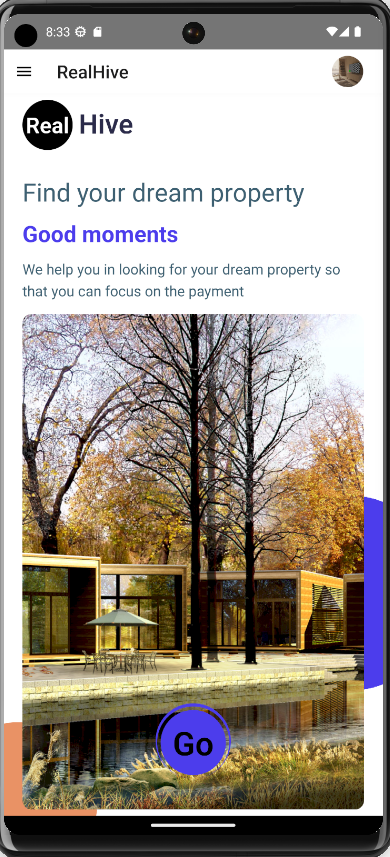
#> input picture ImageManipulation/mobile-app/1.png, 390 x 857 px; its folder holds 4 pictures in this run
$ python resize.py   (older library calls are emulated)
#> lines starting #> are read from the running program, lines starting #| are printed output that depends on the picture
from PIL import Image

# Open the original image
for i in range(1,10):
    print(i)
    with Image.open(f'{i}.png') as img:
        # Resize the image to 1200px by 148px using the ANTIALIAS filter
#> img is the input picture: PIL image 390x857 RGBA; mean R, G, B, A 163.4, 155.3, 146.4, 255
        resized_img = img.resize((1000, 2200), resample=Image.LANCZOS)
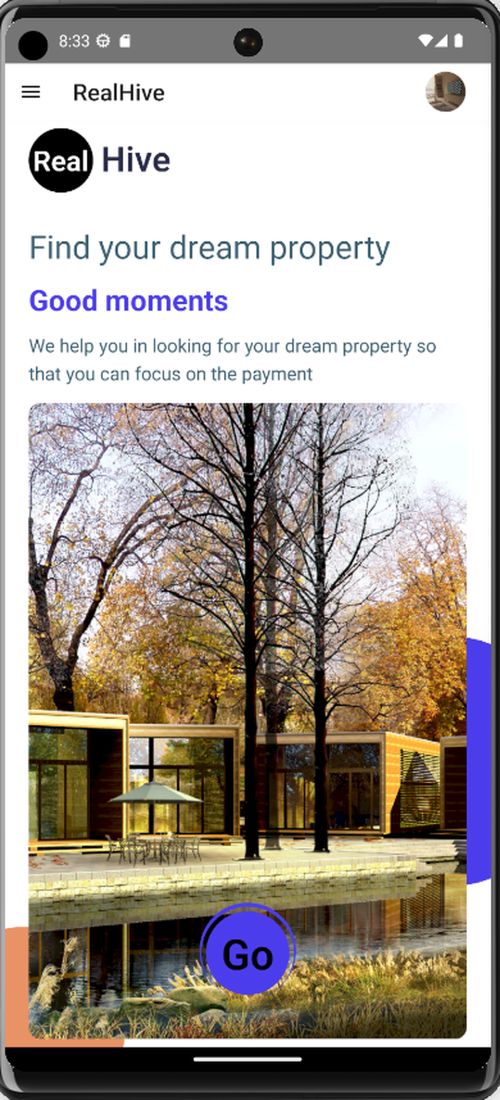
#> resized_img: PIL image 1000x2200 RGBA (shown at 1/2 size); mean R, G, B, A 163.3, 155.2, 146.4, 255
        # Save the resized image
        resized_img.save(f'resized_{i}.png')
#> pass 2 of the loop `for i in range(1,10):`:
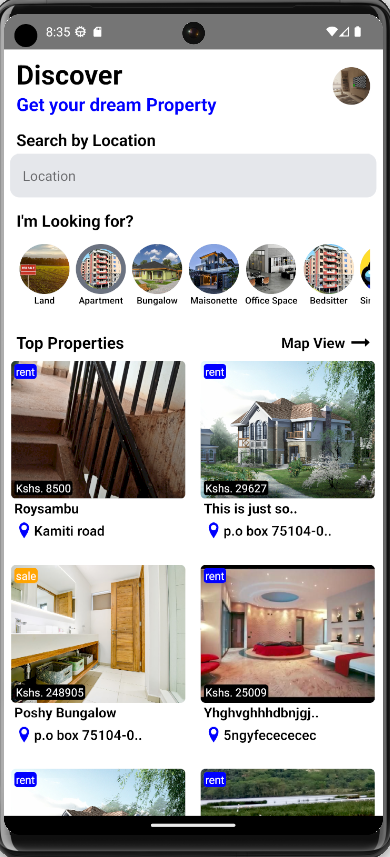
#> input picture ImageManipulation/mobile-app/2.png, 390 x 857 px
#> img is the input picture: PIL image 390x857 RGBA; mean R, G, B, A 179.8, 177.3, 174.9, 255
#> `resized_img = img.resize((1000, 2200), resample=Image.LANCZOS)`:
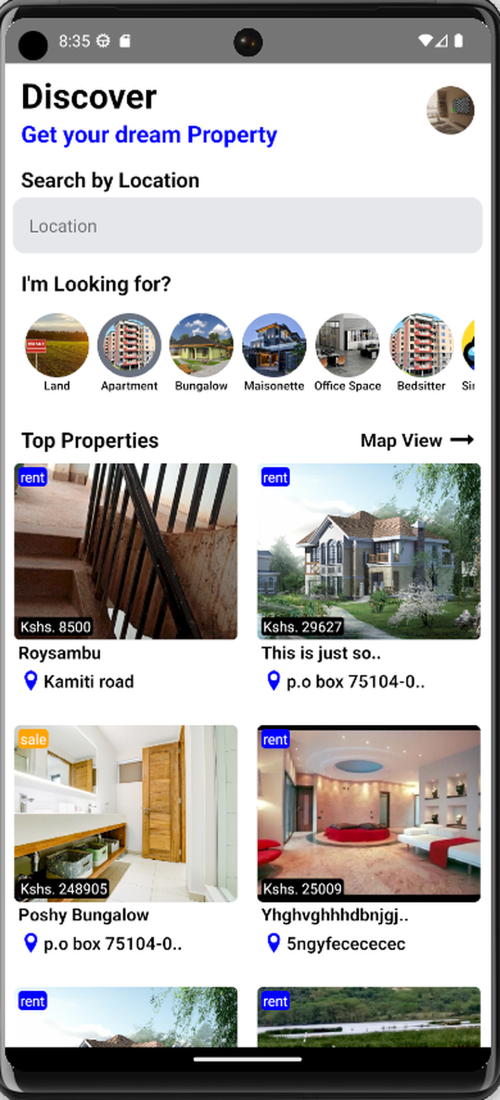
#> resized_img: PIL image 1000x2200 RGBA (shown at 1/2 size); mean R, G, B, A 179.7, 177.2, 174.8, 255
#> pass 3 of the loop `for i in range(1,10):`:
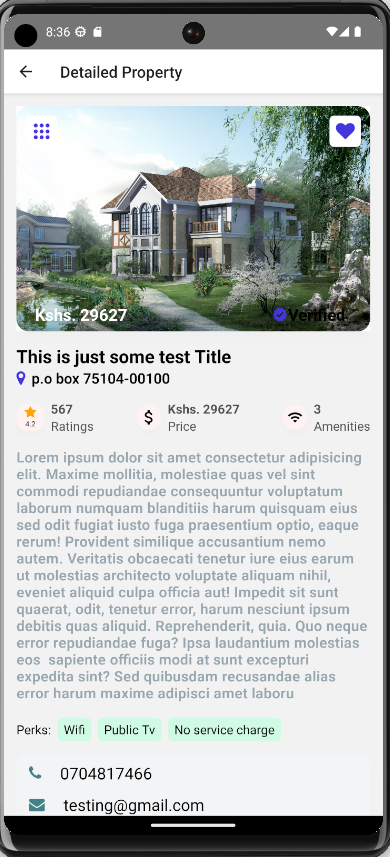
#> input picture ImageManipulation/mobile-app/3.png, 390 x 857 px
#> img is the input picture: PIL image 390x857 RGBA; mean R, G, B, A 186, 190.4, 189.2, 255
#> `resized_img = img.resize((1000, 2200), resample=Image.LANCZOS)`:
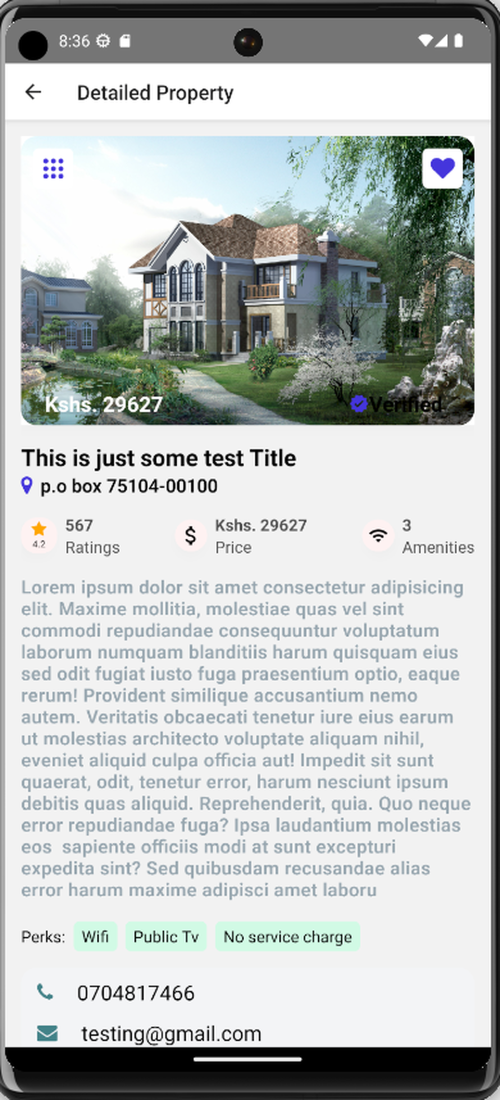
#> resized_img: PIL image 1000x2200 RGBA (shown at 1/2 size); mean R, G, B, A 186, 190.4, 189.2, 255
#> (the run stopped early here; a loop or call above may not have finished)
